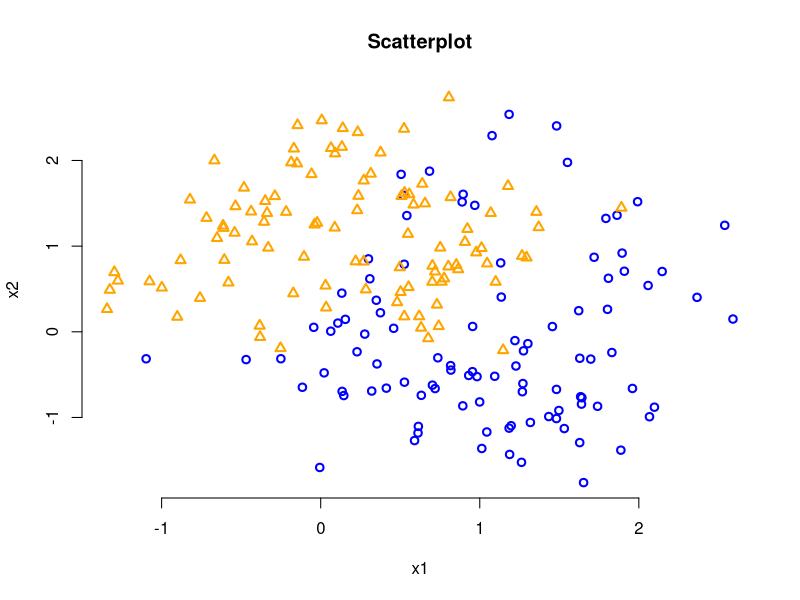
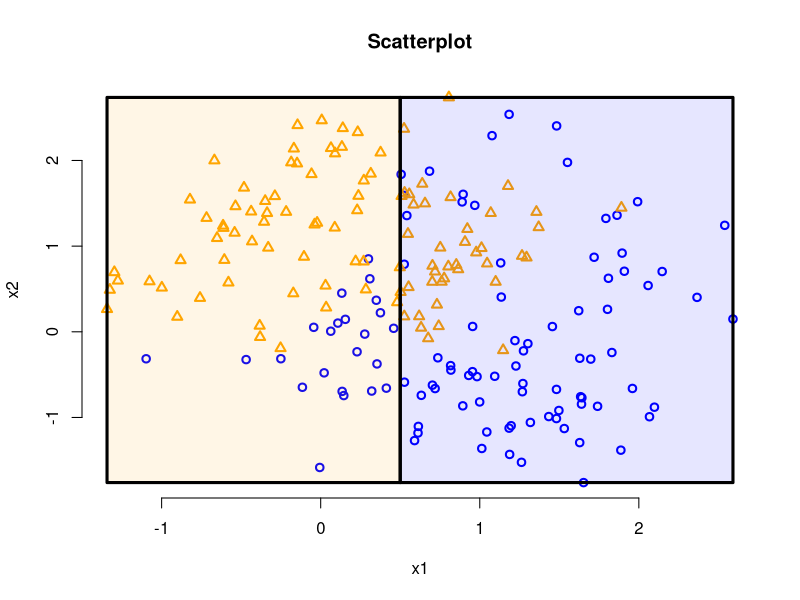
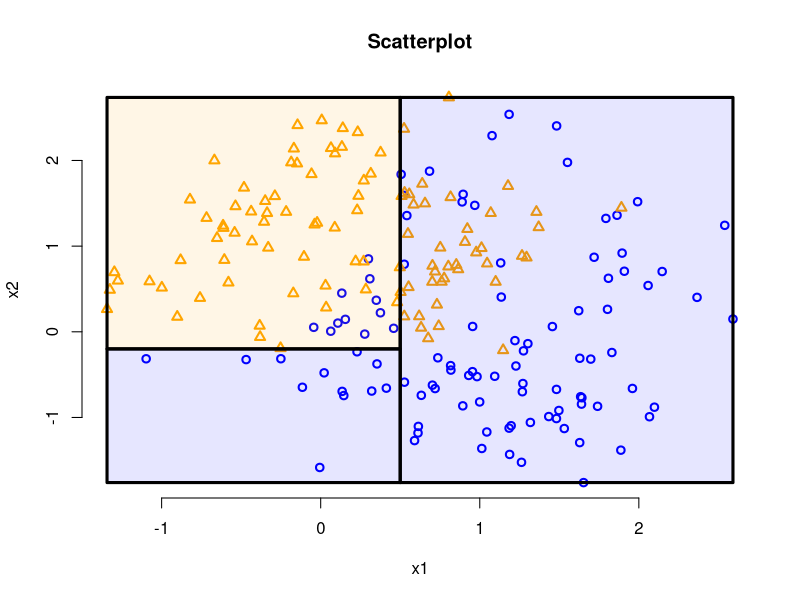
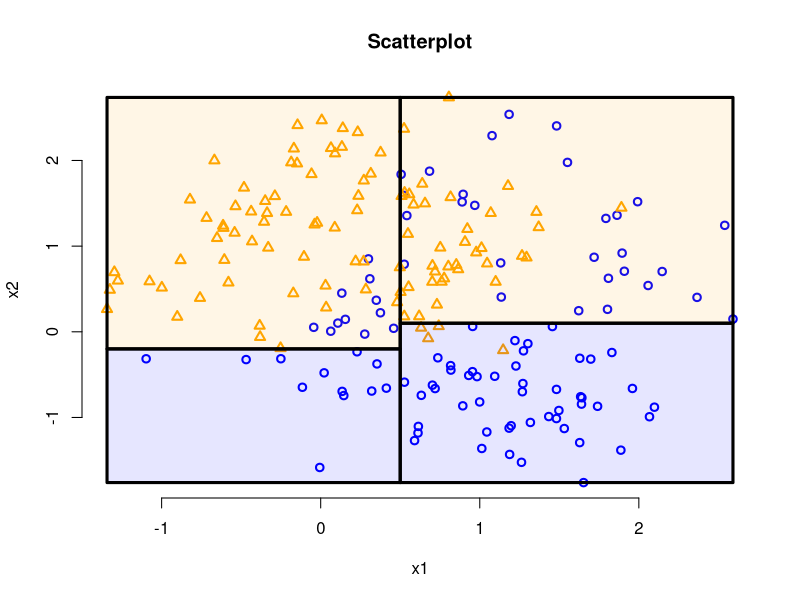
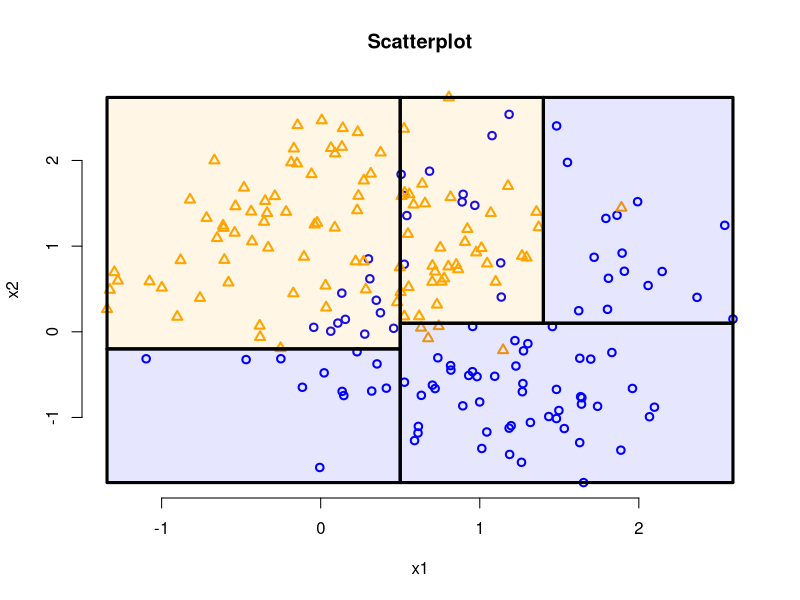
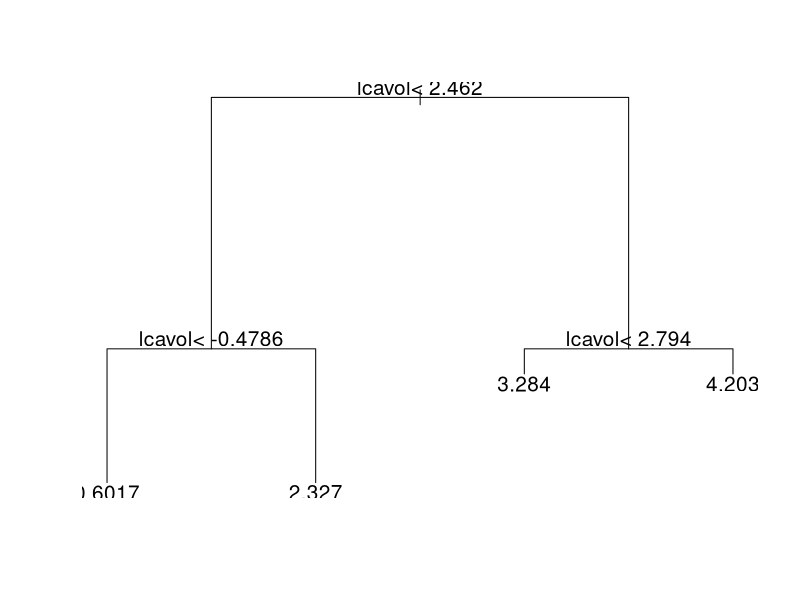
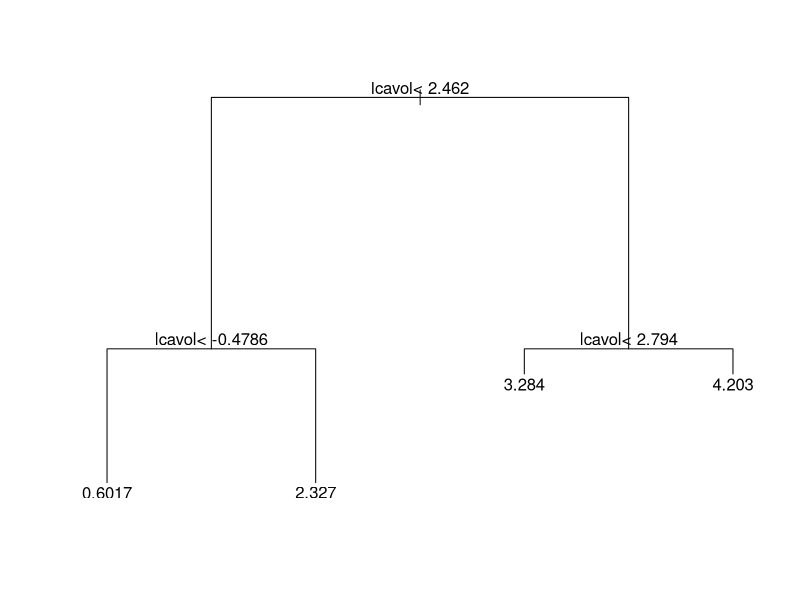
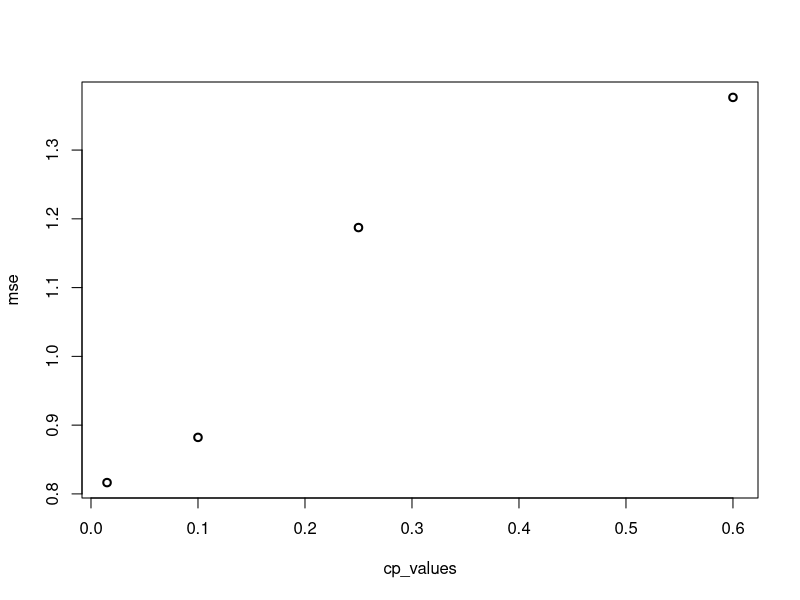

R code for these plots, in order:
### STAT5P87 - Week10.R ###


#### 
# Decision Tree Example
####

# Load the data
mydata = read.csv('simple-classification-data.csv')
n = dim(mydata)[1]

range_x1 = c(min(mydata$x1), max(mydata$x1))
range_x2 = c(min(mydata$x2), max(mydata$x2))

plot(mydata$x1[mydata$y == 0], mydata$x2[mydata$y == 0], 
     main = 'Scatterplot', xlab = 'x1', ylab = 'x2', bty='n', 
     col = 'blue', lwd = 2, xlim = range_x1, ylim = range_x2)

points(mydata$x1[mydata$y == 1], mydata$x2[mydata$y == 1], col = 'orange', 
       lwd = 2, pch = 2)


# Create translucent colours for plotting
require(graphics)

col2rgb('orange')
my_orange = rgb(255, 165, 0, max = 255, alpha = 25)

col2rgb('blue')
my_blue = rgb(0, 0, 255, max = 255, alpha = 25)


###
# N0 Split based on a threshold of x1 > 0.5
###

# threshold for split
h0 = 0.5

# estimate "c1" and "c2"
mean(mydata$y[mydata$x1 < h0])
mean(mydata$y[mydata$x1 >= h0])
# when x1 < h0 we predict 1, otherwise we predict 0

# estimate accuracy
(sum(mydata$y[mydata$x1 < h0] == 1) + 
    sum(mydata$y[mydata$x1 >= h0] == 0)) / n


plot(mydata$x1[mydata$y == 0], mydata$x2[mydata$y == 0], 
     main = 'Scatterplot', xlab = 'x1', ylab = 'x2', bty='n', 
     col = 'blue', lwd = 2, xlim = c(min(mydata$x1), max(mydata$x1)),
     ylim = c(min(mydata$x2), max(mydata$x2)))

points(mydata$x1[mydata$y == 1], mydata$x2[mydata$y == 1], col = 'orange', 
       lwd = 2, pch = 2)

rect(range_x1[1], range_x2[1], h0, range_x2[2], col = my_orange, lwd = 3)
rect(h0, range_x2[1], range_x1[2], range_x2[2], col = my_blue, lwd = 3)


###
# Split N1 based on a threshold of x2 > -0.2
###

h1 = -0.2

# check predictions for each node
mean(mydata$y[mydata$x1 < h0 & mydata$x2 < h1])
mean(mydata$y[mydata$x1 < h0 & mydata$x2 >= h1])
mean(mydata$y[mydata$x1 >= h0])

# compute accuracy
(sum(mydata$y[mydata$x1 < h0 & mydata$x2 < h1] == 0) + 
    sum(mydata$y[mydata$x1 < h0 & mydata$x2 >= h1] == 1) + 
    sum(mydata$y[mydata$x1 >= h0] == 0)) / n

# plot partition
plot(mydata$x1[mydata$y == 0], mydata$x2[mydata$y == 0], 
     main = 'Scatterplot', xlab = 'x1', ylab = 'x2', bty='n', 
     col = 'blue', lwd = 2, xlim = c(min(mydata$x1), max(mydata$x1)),
     ylim = c(min(mydata$x2), max(mydata$x2)))

points(mydata$x1[mydata$y == 1], mydata$x2[mydata$y == 1], col = 'orange', 
       lwd = 2, pch = 2)

rect(range_x1[1], h1, h0, range_x2[2], col = my_orange, lwd = 3)
rect(range_x1[1], range_x2[1], h0, h1, col = my_blue, lwd = 3)
rect(h0, range_x2[1], range_x1[2], range_x2[2], col = my_blue, lwd = 3)


###
# Split N2 based on x2 > 0.1
###

h2 = 0.1

# check predictions for each node
mean(mydata$y[mydata$x1 < h0 & mydata$x2 < h1])
mean(mydata$y[mydata$x1 < h0 & mydata$x2 >= h1])

mean(mydata$y[mydata$x1 >= h0 & mydata$x2 >= h2])
mean(mydata$y[mydata$x1 >= h0 & mydata$x2 < h2])

# compute accuracy
(sum(mydata$y[mydata$x1 < h0 & mydata$x2 < h1] == 0) + 
    sum(mydata$y[mydata$x1 < h0 & mydata$x2 >= h1] == 1) + 
    sum(mydata$y[mydata$x1 >= h0 & mydata$x2 < h2] == 0) + 
    sum(mydata$y[mydata$x1 >= h0 & mydata$x2 >= h2] == 1)) / n


# plot partition
plot(mydata$x1[mydata$y == 0], mydata$x2[mydata$y == 0], 
     main = 'Scatterplot', xlab = 'x1', ylab = 'x2', bty='n', 
     col = 'blue', lwd = 2, xlim = c(min(mydata$x1), max(mydata$x1)),
     ylim = c(min(mydata$x2), max(mydata$x2)))

points(mydata$x1[mydata$y == 1], mydata$x2[mydata$y == 1], col = 'orange', 
       lwd = 2, pch = 2)

rect(range_x1[1], h1, h0, range_x2[2], col = my_orange, lwd = 3)
rect(range_x1[1], range_x2[1], h0, h1, col = my_blue, lwd = 3)

rect(h0, range_x2[1], range_x1[2], h2, col = my_blue, lwd = 3)
rect(h0, h2, range_x1[2], range_x2[2], col = my_orange, lwd = 3)


###
# Split N6 based on x1 > 1.4
###

h6 = 1.4

# check predictions for each node
mean(mydata$y[mydata$x1 < h0 & mydata$x2 < h1])
mean(mydata$y[mydata$x1 < h0 & mydata$x2 >= h1])

mean(mydata$y[mydata$x1 >= h0 & mydata$x2 < h2])

mean(mydata$y[mydata$x1 >= h0 & mydata$x2 >= h2 & mydata$x1 >= h6])
mean(mydata$y[mydata$x1 >= h0 & mydata$x2 >= h2 & mydata$x1 < h6])

# compute accuracy
(sum(mydata$y[mydata$x1 < h0 & mydata$x2 < h1] == 0) + 
    sum(mydata$y[mydata$x1 < h0 & mydata$x2 >= h1] == 1) + 
    sum(mydata$y[mydata$x1 >= h0 & mydata$x2 < h2] == 0) + 
    sum(mydata$y[mydata$x1 >= h0 & mydata$x2 >= h2 & mydata$x1 < h6] == 1) + 
    sum(mydata$y[mydata$x1 >= h0 & mydata$x2 >= h2 & mydata$x1 >= h6] == 0)) / n


# plot partition
plot(mydata$x1[mydata$y == 0], mydata$x2[mydata$y == 0], 
     main = 'Scatterplot', xlab = 'x1', ylab = 'x2', bty='n', 
     col = 'blue', lwd = 2, xlim = c(min(mydata$x1), max(mydata$x1)),
     ylim = c(min(mydata$x2), max(mydata$x2)))

points(mydata$x1[mydata$y == 1], mydata$x2[mydata$y == 1], col = 'orange', 
       lwd = 2, pch = 2)

rect(range_x1[1], h1, h0, range_x2[2], col = my_orange, lwd = 3)
rect(range_x1[1], range_x2[1], h0, h1, col = my_blue, lwd = 3)

rect(h0, range_x2[1], range_x1[2], h2, col = my_blue, lwd = 3)

rect(h0, h2, h6, range_x2[2], col = my_orange, lwd = 3)
rect(h6, h2, range_x1[2], range_x2[2], col = my_blue, lwd = 3)


#############
# Growing a Regression Tree
#############

require(rpart)

mydata = read.csv('prostate-data.csv')

# Grow decision tree
# use rpart.control to set the growth parameters
fit = rpart(lpsa ~ lcavol + lweight, data = mydata, 
            control = rpart.control(maxdepth = 2))
plot(fit)
text(fit, cex = 1.25)
fit

# Finding the sequence of subtrees 


# Pruning the "left" node (lcavol < -0.0486)
temp = mydata[mydata$lcavol < 2.462,]
n = dim(temp)[1]
y = temp$lpsa

Rnode = sum((y - mean(y))^2)

yHat = matrix(0, nrow = n)
yHat[temp$lcavol < -0.4786] = 0.6017
yHat[temp$lcavol >= -0.4786] = 2.327

Rbranch = sum((y - yHat)^2)
(Rnode - Rbranch) / 1



# Pruning the "right" node (lcavol < 2.794)
temp = mydata[mydata$lcavol >= 2.462,]
n = dim(temp)[1]
y = temp$lpsa

Rnode = sum((y - mean(y))^2)

yHat = matrix(0, nrow = n)
yHat[temp$lcavol < 2.794] = 3.284
yHat[temp$lcavol >= 2.794] = 4.203

Rbranch = sum((y - yHat)^2)
(Rnode - Rbranch) / 1


# Pruning the "root" node
n = dim(mydata)[1]
y = mydata$lpsa

Rnode = sum((y - mean(y))^2)

yHat = predict(fit) 
Rbranch = sum((y - yHat)^2)
(Rnode - Rbranch) / 3

# the weakest link is pruning the "right node"
# with "effective alpha" 4.427103


### Find the second weakest link

# Pruning the "left" node (lcavol < -0.0486)
temp = mydata[mydata$lcavol < 2.462,]
n = dim(temp)[1]
y = temp$lpsa

Rnode = sum((y - mean(y))^2)

yHat = matrix(0, nrow = n)
yHat[temp$lcavol < -0.4786] = 0.6017
yHat[temp$lcavol >= -0.4786] = 2.327

Rbranch = sum((y - yHat)^2)
(Rnode - Rbranch) / 1


# Pruning the "root" node
n = dim(mydata)[1]
y = mydata$lpsa

Rnode = sum((y - mean(y))^2)

yHat = matrix(0, nrow = n)
yHat[mydata$lcavol < -0.4786] = 0.6017
yHat[mydata$lcavol >= -0.4786 & mydata$lcavol < 2.462] = 2.327
yHat[mydata$lcavol >= 2.462] = 3.7654

Rbranch = sum((y - yHat)^2)
(Rnode - Rbranch) / 2

# the second weakest link is the "left node" 
# with effective alpha 23.6197

### Third weakest link

# there is only one option, it must be the root node, but we can compute its
# effective alpha 

# Pruning the "root" node
n = dim(mydata)[1]
y = mydata$lpsa

Rnode = sum((y - mean(y))^2)

yHat = matrix(0, nrow = n)
yHat[mydata$lcavol < 2.462] = 2.1227
yHat[mydata$lcavol >= 2.462] = 3.7654

Rbranch = sum((y - yHat)^2)
(Rnode - Rbranch)

# effective alpha is 44.40128

alpha = c(4.4271, 23.6196, 44.40128)
fit$cptable

# cp is the effective alpha divided by the sum of squares of Y
R0 = sum((mydata$lpsa - mean(mydata$lpsa))^2)
alpha / R0

# In the fourth row, the value cp = 0.01 is because 
# that is the default minimum cp of the function. 
# It should actually be 0 (and we can see that by modifying 
# the minimum cp using rpart.control)

fit = rpart(lpsa ~ lcavol + lweight, data = mydata, 
            control = rpart.control(maxdepth = 2, cp = 0))
fit$cptable


pruned_fit = prune.rpart(fit, 0.01)
plot(pruned_fit)
text(pruned_fit)



###
# Prune the tree
###

# Set up cross-validation
n = dim(mydata)[1]
nFolds = 5
n_per_fold = floor(n / nFolds)

set.seed(0)
index = sample(c(1:n))
folds = list()
for(i in 1:(nFolds - 1)){
    folds[[i]] = index[c(((i - 1)*(n_per_fold) + 1):(i*n_per_fold))]
}
folds[[nFolds]] = index[c(((nFolds - 1)*n_per_fold + 1):n)]

fit$cptable
# Setup cp values
cp_values = c(0.015, 0.1, 0.25, 0.6)
n_cp_values = length(cp_values)

mse = matrix(0, nrow = nFolds, ncol = n_cp_values)

for(fold in 1:nFolds){
    
    # Define training / testing dataframes based on fold
    training_data = mydata[-folds[[fold]],]
    testing_data = mydata[folds[[fold]],]
    
    n_training = dim(training_data)[1]
    n_testing = dim(testing_data)[1]
    
    testingY = testing_data$lpsa
    
    tree = rpart(lpsa ~ lcavol + lweight, data = training_data, 
                control = rpart.control(maxdepth = 2, cp = 0))
    
    for(i in 1:n_cp_values){
        cp = cp_values[i]
        pruned_tree = prune(tree, cp)
        yHat = predict(pruned_tree, testing_data)
        mse[fold, i] = mean((yHat - testingY)^2)
    }
}

mse = apply(mse, 2, mean)    
plot(cp_values, mse, lwd = 2)

cp = cp_values[which.min(mse)]
cp

final_tree = prune(fit, cp)
plot(final_tree)
text(final_tree)






#############
# Growing a Regression Tree
#############

require(rpart)

mydata = read.csv('prostate-data.csv')

# Grow decision tree
# use rpart.control to set the growth parameters
fit = rpart(lpsa ~ lcavol + lweight, data = mydata, 
            control = rpart.control(cp = 0, minsplit = 9))
plot(fit)
text(fit, cex = 1.25)

###
# Prune the tree
###

# Set up cross-validation
n = dim(mydata)[1]
nFolds = 5
n_per_fold = floor(n / nFolds)

set.seed(0)
index = sample(c(1:n))
folds = list()
for(i in 1:(nFolds - 1)){
  folds[[i]] = index[c(((i - 1)*(n_per_fold) + 1):(i*n_per_fold))]
}
folds[[nFolds]] = index[c(((nFolds - 1)*n_per_fold + 1):n)]


# Setup cp values
cp_values = c(fit$cptable[1,1] * 1.1, (fit$cptable[c(1:17),1] + fit$cptable[c(2:18),1]) / 2)
n_cp_values = length(cp_values)

mse = matrix(0, nrow = nFolds, ncol = n_cp_values)

for(fold in 1:nFolds){
  
  # Define training / testing dataframes based on fold
  training_data = mydata[-folds[[fold]],]
  testing_data = mydata[folds[[fold]],]
  
  n_training = dim(training_data)[1]
  n_testing = dim(testing_data)[1]
  
  testingY = testing_data$lpsa
  
  tree = rpart(lpsa ~ lcavol + lweight, data = training_data, 
               control = rpart.control(cp = 0, minsplit = 9))
  
  for(i in 1:n_cp_values){
    cp = cp_values[i]
    pruned_tree = prune(tree, cp)
    yHat = predict(pruned_tree, testing_data)
    mse[fold, i] = mean((yHat - testingY)^2)
  }
}

mse = apply(mse, 2, mean)    
plot(cp_values, mse, lwd = 2)

cp = cp_values[which.min(mse)]
cp

final_tree = prune(fit, cp)
plot(final_tree)
text(final_tree)






####
# Decision Tree for predicting chd
####

require(rpart)

mydata = read.csv('SAheart-data.csv', header=T)
mydata$chd = factor(mydata$chd)

head(mydata)

mydata0 = mydata[mydata$chd == 0,]
n0 = dim(mydata0)[1]

mydata1 = mydata[mydata$chd == 1,]
n1 = dim(mydata1)[1]

nFolds = 10
n0_per_fold = floor(n0 / nFolds)
n1_per_fold = floor(n1 / nFolds)
folds0 = list()
folds1 = list()

set.seed(0)
shuffled_index0 = sample(c(1:n0))
shuffled_index1 = sample(c(1:n1))
for(fold in c(1:(nFolds - 1))){
    folds0[[fold]] = shuffled_index0[c((1 + (fold - 1) * n0_per_fold):(fold * n0_per_fold))]
    folds1[[fold]] = shuffled_index1[c((1 + (fold - 1) * n1_per_fold):(fold * n1_per_fold))]
}  
folds0[[nFolds]] = shuffled_index0[c((1 + (nFolds - 1) * n0_per_fold):n0)]
folds1[[nFolds]] = shuffled_index1[c((1 + (nFolds - 1) * n1_per_fold):n1)]



# Build the entire tree using gini
fit = rpart(chd ~ ., data = mydata, method = 'class', 
            parms = list(split = 'gini'))
fit
plot(fit)
text(fit)

fit$cp[,1]
cp_values = c(0.011, 0.015, 0.022, 0.04, 0.08, 1.1, 1.5)
n_cp_values = length(cp_values) 

accuracy = matrix(0, nrow = nFolds, ncol = n_cp_values)

for(fold in 1:nFolds){
    
    # Define training / testing dataframes based on fold
    training_data = rbind(mydata0[-folds0[[fold]],], mydata1[-folds1[[fold]],])
    testing_data = rbind(mydata0[folds0[[fold]],], mydata1[folds1[[fold]],])
    
    n_training = dim(training_data)[1]
    n_testing = dim(testing_data)[1]
    
    testingY = testing_data$chd
    
    tree = rpart(chd ~ ., data = training_data, method = 'class', 
                 parms = list(split = 'gini'))
    
    for(i in 1:n_cp_values){
        cp = cp_values[i]
        pruned_tree = prune(tree, cp)
        yHat = predict(pruned_tree, testing_data, type = 'class')
        accuracy[fold, i] = mean(yHat == testingY)
    }
}

accuracy = apply(accuracy, 2, mean)
plot(cp_values, accuracy, lwd = 2)

cp = cp_values[which.max(accuracy)]

final_fit = prune.rpart(fit, cp)
plot(final_fit)
text(final_fit)



